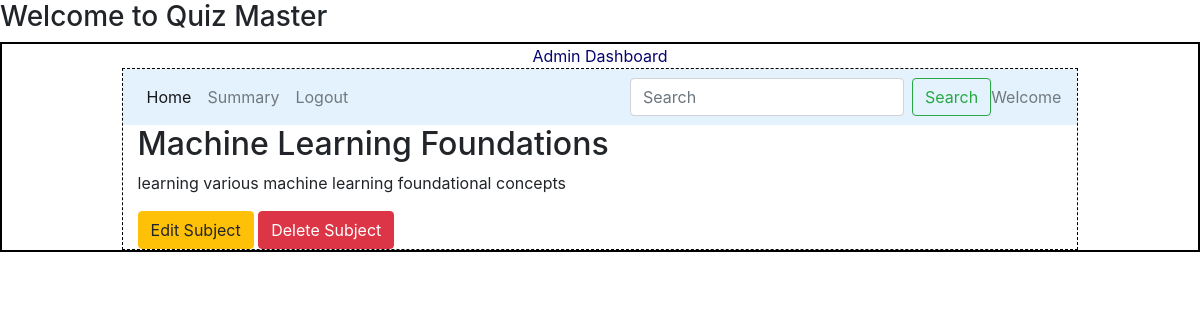
/subject_detail/2?name=Physics, run on an earlier commit of the app's database.
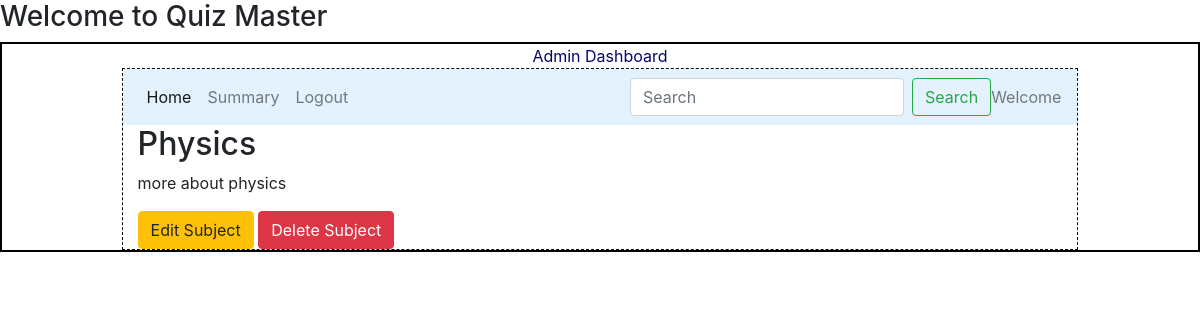
And on a later commit of the database.
### models/model1.py (models this page shows)
class Subject(db.Model):
    __tablename__="subject"
    id=db.Column(db.Integer,primary_key=True)
    name=db.Column(db.String,nullable=False)
    description=db.Column(db.String,nullable=False)
    user_id = db.Column(db.Integer, db.ForeignKey("user_info.id"), nullable=False)
    chapters=db.relationship("Chapter",cascade="all,delete",backref="subject",lazy=True)

### controllers/routes.py (the view)
@app.route('/subject_detail/<int:subject_id>', methods=["GET", "POST"])
def subject_detail(subject_id):
    subject = Subject.query.get_or_404(subject_id)
    return render_template("subject_detail.html", subject=subject)

### templates/subject_detail.html
{% extends "admin_layout.html" %}
{% block content %}
<div class="container">
    <h2>{{ subject.name }}</h2>
    <p>{{ subject.description }}</p>
    <a href="{{ url_for('edit_subject', subject_id=subject.id,name=subject.name) }}" class="btn btn-warning">Edit Subject</a>
    <form action="{{ url_for('delete_subject', subject_id=subject.id,name=subject.name) }}" method="POST" style="display:inline;">
        <button type="submit" class="btn btn-danger" onclick="return confirm('Are you sure you want to delete this subject?');">Delete Subject</button>
    </form>
</div>
{% endblock %}

What changed in the data, as far as the page shows it:
changed Subject: name "Machine Learning Foundations" → "Physics"; description "learning various machine learning foundational concepts" → "more about physics"
